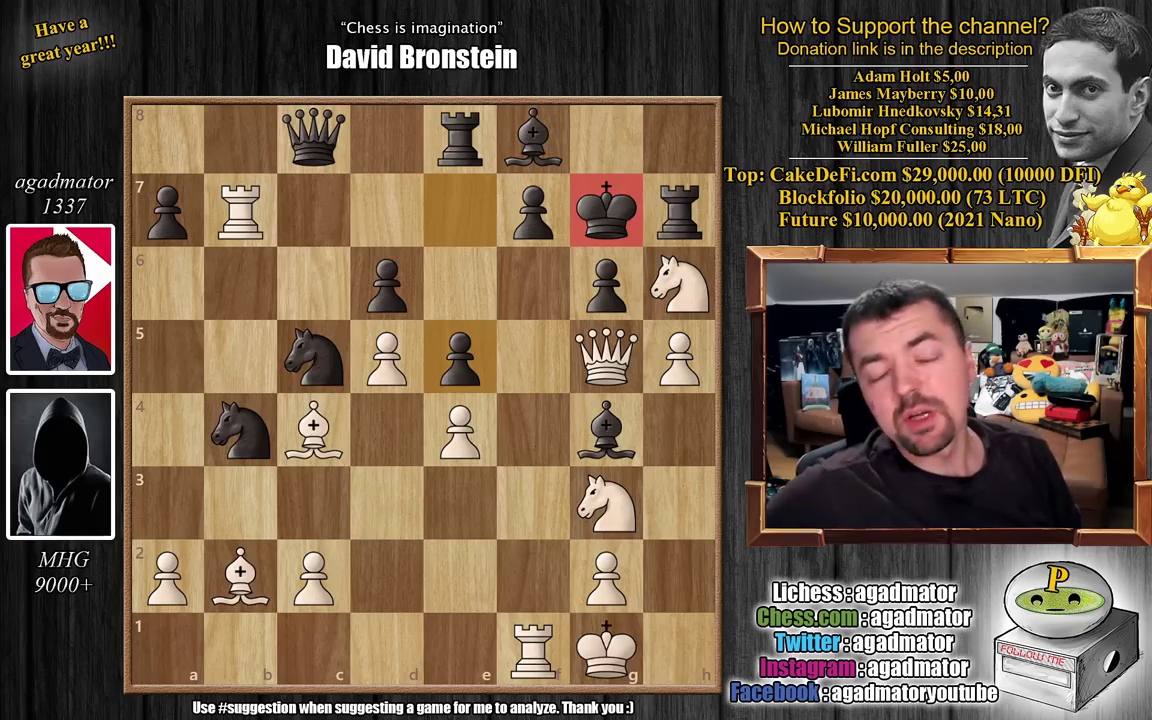
#> input picture video-processing/tests/test_images/agadmator_1.png, 1152 x 720 px
$ jupyter execute --allow-errors chessboard_locating_algo.ipynb
#> lines starting #> are read from the running program, lines starting #| are printed output that depends on the picture; after the words box and inside, x2 and y2 are one past the last pixel; in counts of white or black regions, pixels touching at a corner belong together
[cell 1]
import cv2 as cv
import numpy as np
from PIL import Image
import IPython
import pandas as pd

[cell 2]
def imshow(img):
    _, ret = cv.imencode('.jpg', img)
    i = IPython.display.Image(data=ret)
    IPython.display.display(i)

[cell 3]
example_image = Image.open('./tests/test_images/agadmator_1.png')
#> example_image is the input picture: PIL image 1152x720 RGB; mean R, G, B 112.2, 93.4, 74.7
display(example_image)

[cell 4]
def gen_kernel(n):
    template = np.zeros((n, n), dtype=np.uint8)
    half_n = n // 2
    template[:half_n, :half_n] = 255
    template[half_n:, half_n:] = 255
    return template

[cell 5]
k_size = 12
kernel = gen_kernel(k_size)
img = np.array(example_image.convert('L'), dtype=np.uint8)
match_result = np.abs(cv.matchTemplate(img, kernel, cv.TM_CCOEFF_NORMED))
_, match_result = cv.threshold(match_result, .85, 1, cv.THRESH_BINARY)
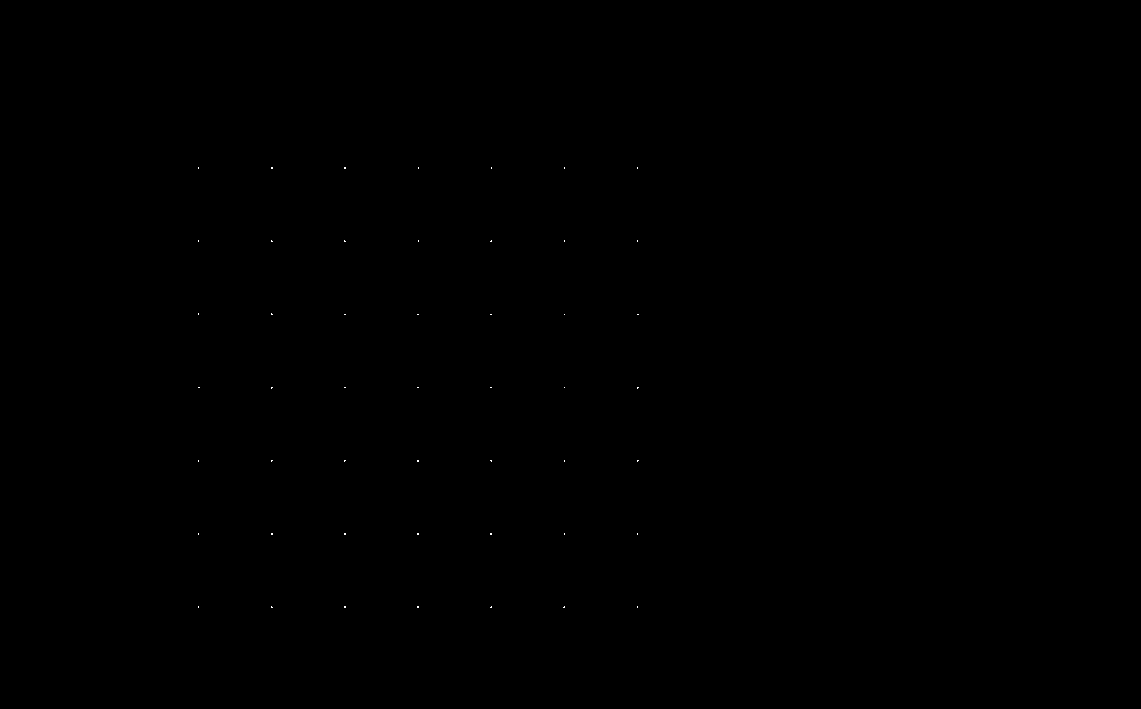
#> match_result: shape (709, 1141) float32; values 0 (black) and 1 (white), 0.02% white in thin lines or dots, all inside (x1, y1, x2, y2) = (198, 167, 639, 608)
#> (the rest of this cell did not finish here and is left out)

#> in imshow, `_, ret = cv.imencode('.jpg', img)`: ret = 13428 values, max 255 at index 0, min 0 at index 4, mean 107.1

[cell 6]
match_result.max()
#> Out = 1

[cell 7]
contours, hierarchy = cv.findContours(match_result.astype(np.uint8), cv.RETR_TREE, cv.CHAIN_APPROX_NONE)
#> contours = 49 contours, all with area under 20

[cell 8]
contoured_img = np.asarray(example_image).copy()
contoured_img = cv.cvtColor(contoured_img, cv.COLOR_RGB2BGR)
cv.drawContours(contoured_img, contours, -1, (0, 0, 255), 3)
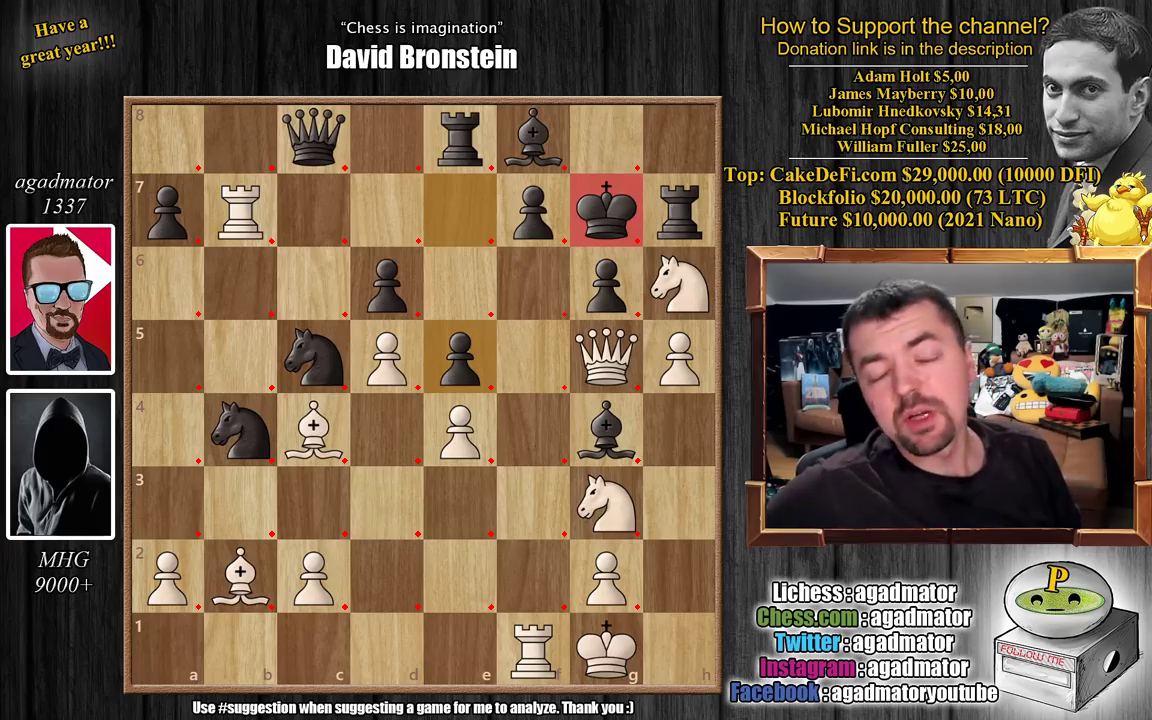
#> contoured_img: shape (720, 1152, 3); mean B, G, R 74.6, 93.3, 112.3
#> (the rest of this cell did not finish here and is left out)

[cell 9]
def centerOfContour(contour):
    try:
        M = cv.moments(contour)
        cX = int(M["m10"] / M["m00"])
        cY = int(M["m01"] / M["m00"])
        return np.asarray([cX, cY], dtype=np.float32)
    except ZeroDivisionError:
        return np.mean(contour[:, 0, :], axis=0)

[cell 10]
centers = np.array([centerOfContour(c) for c in contours])
#> centers = 49 pairs, first value 198 to 637.5, second value 167 to 606.5
centers += np.array([k_size//2, k_size//2])
#> centers = 49 pairs, first value 204 to 643.5, second value 173 to 612.5

[cell 11]
inner_corners_img = np.asarray(example_image).copy()
inner_corners_img = cv.cvtColor(inner_corners_img, cv.COLOR_RGB2BGR)
for c in centers:
    cv.circle(inner_corners_img, np.rint(c).astype(np.int32), 2, (0, 0, 255), -1)
#> this loop made 49 passes
#> c on passes 1 to 8: [643, 612.5], [569, 612], [496, 612], [423, 612], [350, 612], [277, 612], [204, 612.5], [643, 539.5]
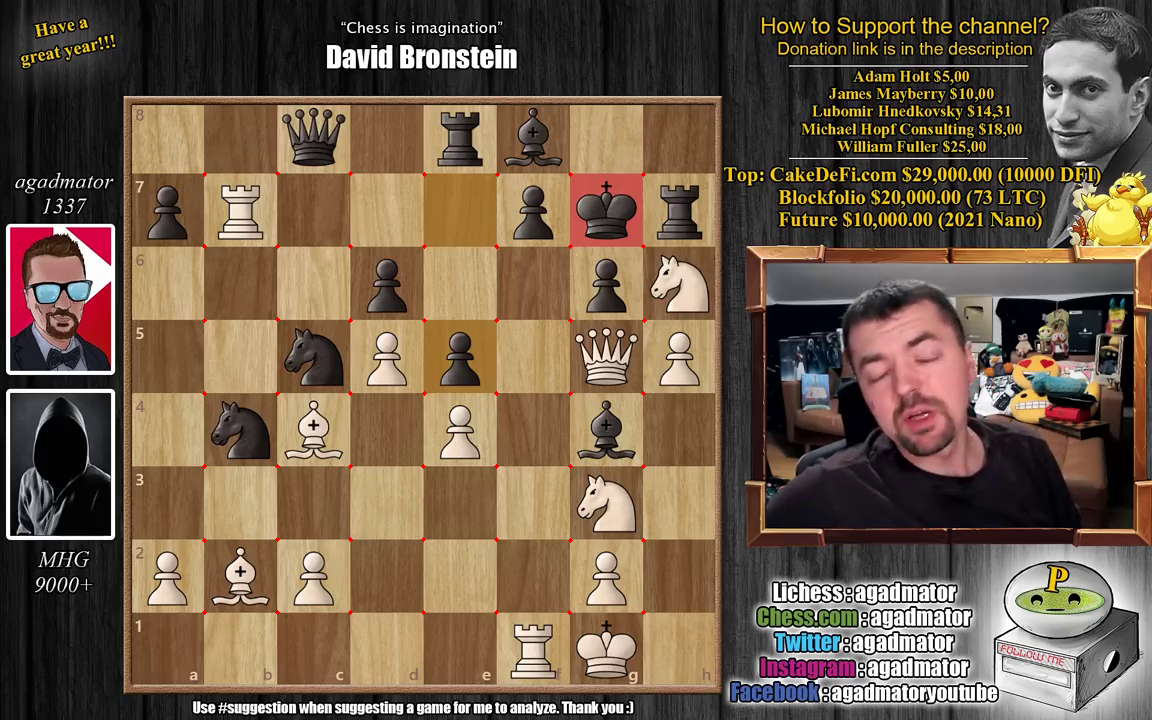
#> inner_corners_img: shape (720, 1152, 3); mean B, G, R 74.6, 93.3, 112.3
#> (the rest of this cell did not finish here and is left out)

[cell 12]
def centers_to_cb_corners(centers):
    centers_df = pd.DataFrame(centers, columns=['x', 'y']).round().astype(np.int32)
#> centers_df = table of 49 rows and 2 columns
    value_counts_x = centers_df.x.value_counts()
    value_counts_y = centers_df.y.value_counts()

    columns = value_counts_x[value_counts_x > 2]
    rows = value_counts_y[value_counts_y > 2]

    l_col, r_col = columns.index.to_series().apply(['min', 'max'])
#> l_col = 204; r_col = 643
    t_row, b_row = rows.index.to_series().apply(['min', 'max'])
#> t_row = 174; b_row = 612

    inner_width = r_col - l_col
#> inner_width = 439
    inner_height = b_row - t_row
#> inner_height = 438
    square_width = inner_width / 6
#> square_width = 73.17
    square_height = inner_height / 6
#> square_height = 73
    l_col -= square_width
#> l_col = 130.8
    r_col += square_width
#> r_col = 716.2
    t_row -= square_height
#> t_row = 101
    b_row += square_width
#> b_row = 685.2
    return (np.array([l_col, t_row], dtype=np.int32), np.array([r_col, b_row], dtype=np.int32))

[cell 13]
centers_to_cb_corners(centers)
#> Out = ([130, 101], [716, 685])

[cell 14]
centers_df = pd.DataFrame(centers, columns=['x', 'y'])
#> centers_df = table of 49 rows and 2 columns
value_counts = centers_df.x.round().astype(np.int32).value_counts()
value_counts[value_counts > 2].index

[cell 15]
tl, br = centers_to_cb_corners(centers)
#> tl = [130, 101]; br = [716, 685]
tl, br
#> Out = ([130, 101], [716, 685])

[cell 16]
cb_outline_img = np.asarray(example_image).copy()
cb_outline_img = cv.cvtColor(cb_outline_img, cv.COLOR_RGB2BGR)
cv.rectangle(cb_outline_img, tl, br, (0, 0, 255), 1)
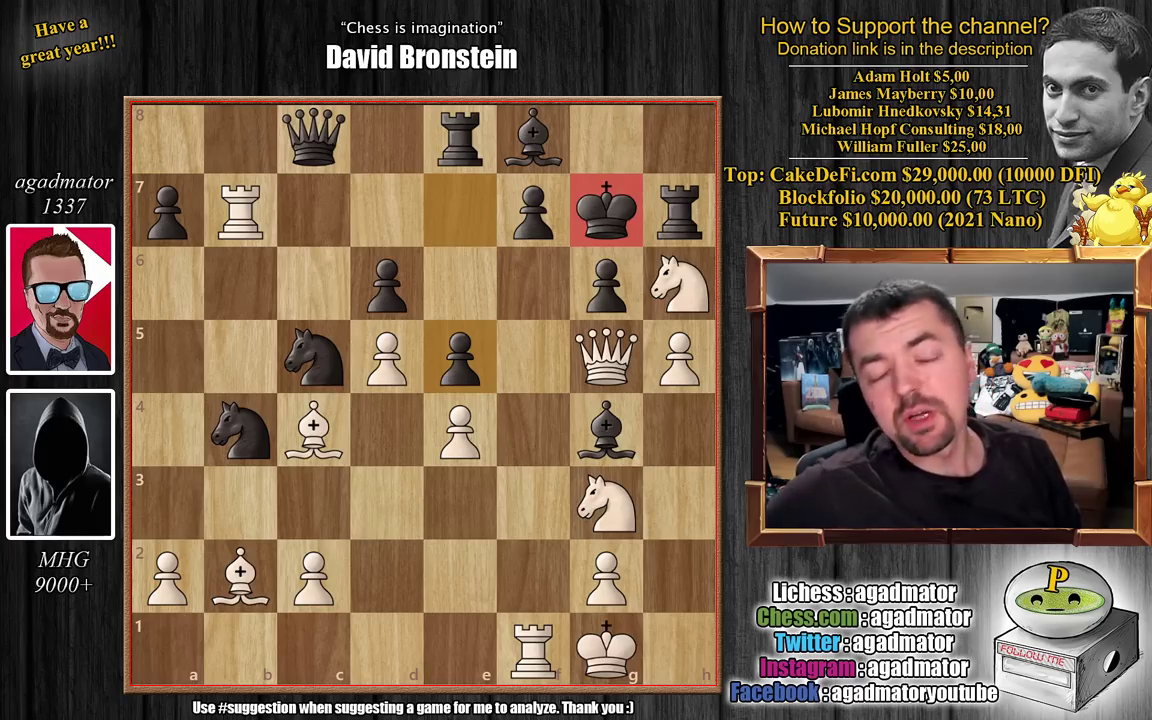
#> cb_outline_img: shape (720, 1152, 3); mean B, G, R 74.4, 93.1, 112.5
#> (the rest of this cell did not finish here and is left out)

$ run again, with video-processing/tests/test_images/gothamchess_1.png copied over video-processing/tests/test_images/agadmator_1.png
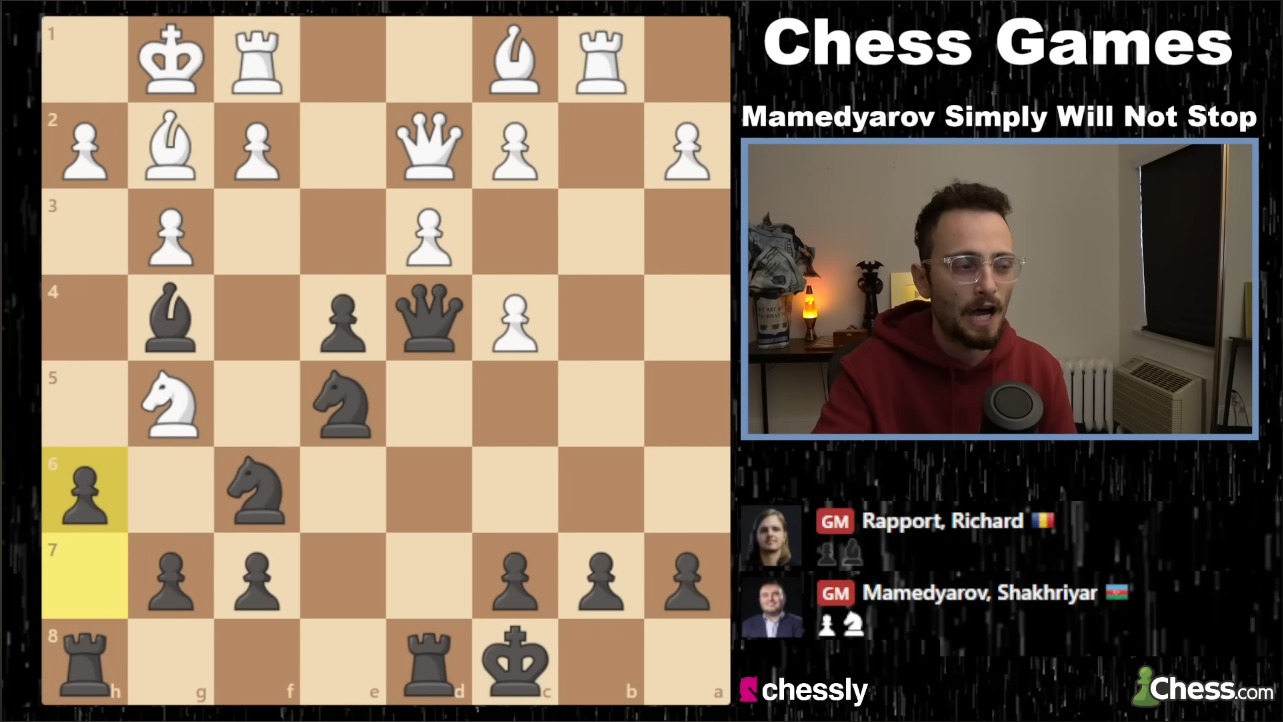
#> input picture video-processing/tests/test_images/gothamchess_1.png, 1283 x 722 px
#> example_image is the input picture: PIL image 1283x722 RGB; mean R, G, B 127.6, 110.4, 91.4
#> ret = 13965 values, max 255 at index 0, min 0 at index 4, mean 112.2
#> `match_result.max()`: Out = 1
#> contours = 47 contours, all with area under 20
#> `centers = np.array([centerOfContour(c) for c in contours])`: centers = 47 pairs, first value 121 to 638, second value 96 to 612
#> `centers += np.array([k_size//2, k_size//2])`: centers = 47 pairs, first value 127 to 644, second value 102 to 618
#> the loop `for c in centers:` made 47 passes
#> c on passes 1 to 8: [644, 618], [558, 618], [472, 618], [386, 618], [300, 618], [214, 618], [128, 618], [644, 532]
#> after the loop `for c in centers:`:
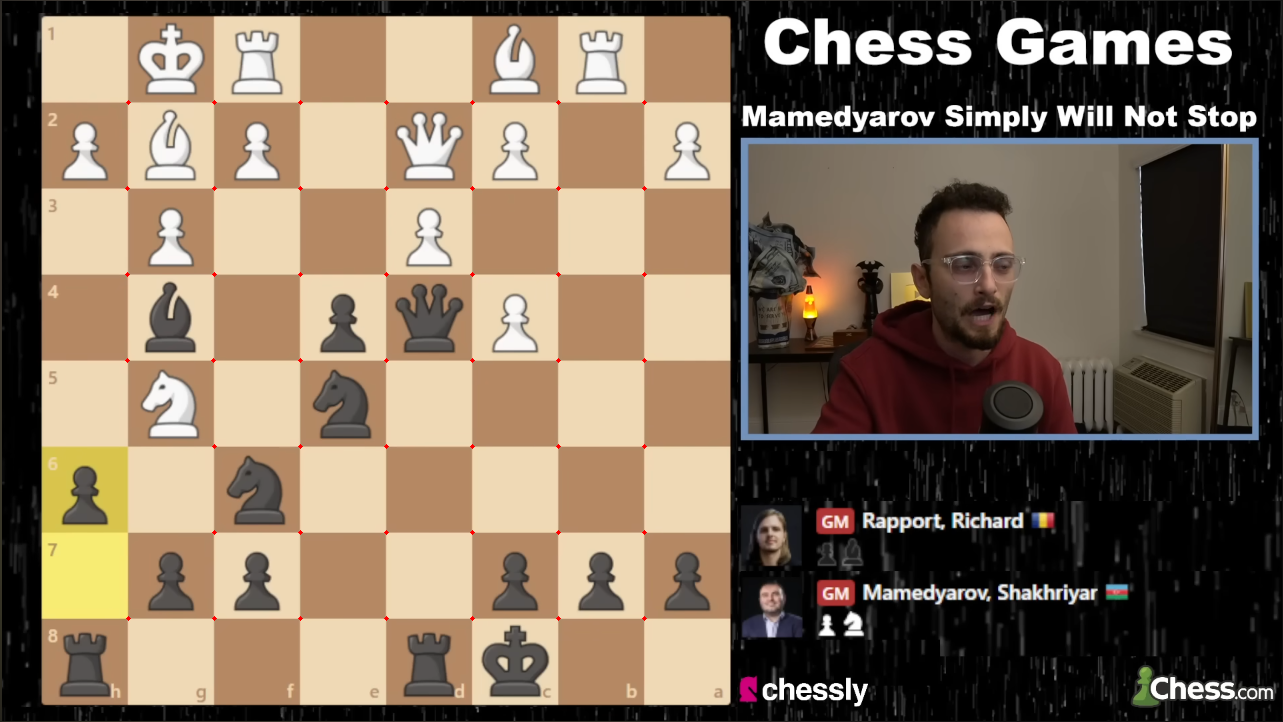
#> inner_corners_img: shape (722, 1283, 3); mean B, G, R 91.3, 110.3, 127.7
#> in centers_to_cb_corners, `centers_df = pd.DataFrame(centers, columns=['x', 'y']).round().astype(..`: centers_df = table of 47 rows and 2 columns
#> in centers_to_cb_corners, `l_col, r_col = columns.index.to_series().apply(['min', 'max'])`: l_col = 127; r_col = 644
#> in centers_to_cb_corners, `t_row, b_row = rows.index.to_series().apply(['min', 'max'])`: t_row = 102; b_row = 618
#> inner_width = 517
#> inner_height = 516
#> square_width = 86.17
#> square_height = 86
#> in centers_to_cb_corners, `l_col -= square_width`: l_col = 40.83
#> in centers_to_cb_corners, `r_col += square_width`: r_col = 730.2
#> in centers_to_cb_corners, `t_row -= square_height`: t_row = 16
#> in centers_to_cb_corners, `b_row += square_width`: b_row = 704.2
#> `centers_to_cb_corners(centers)`: Out = ([40, 16], [730, 704])
#> `centers_df = pd.DataFrame(centers, columns=['x', 'y'])`: centers_df = table of 47 rows and 2 columns
#> tl = [40, 16]; br = [730, 704]
#> `tl, br`: Out = ([40, 16], [730, 704])
#> `cv.rectangle(cb_outline_img, tl, br, (0, 0, 255), 1)`:
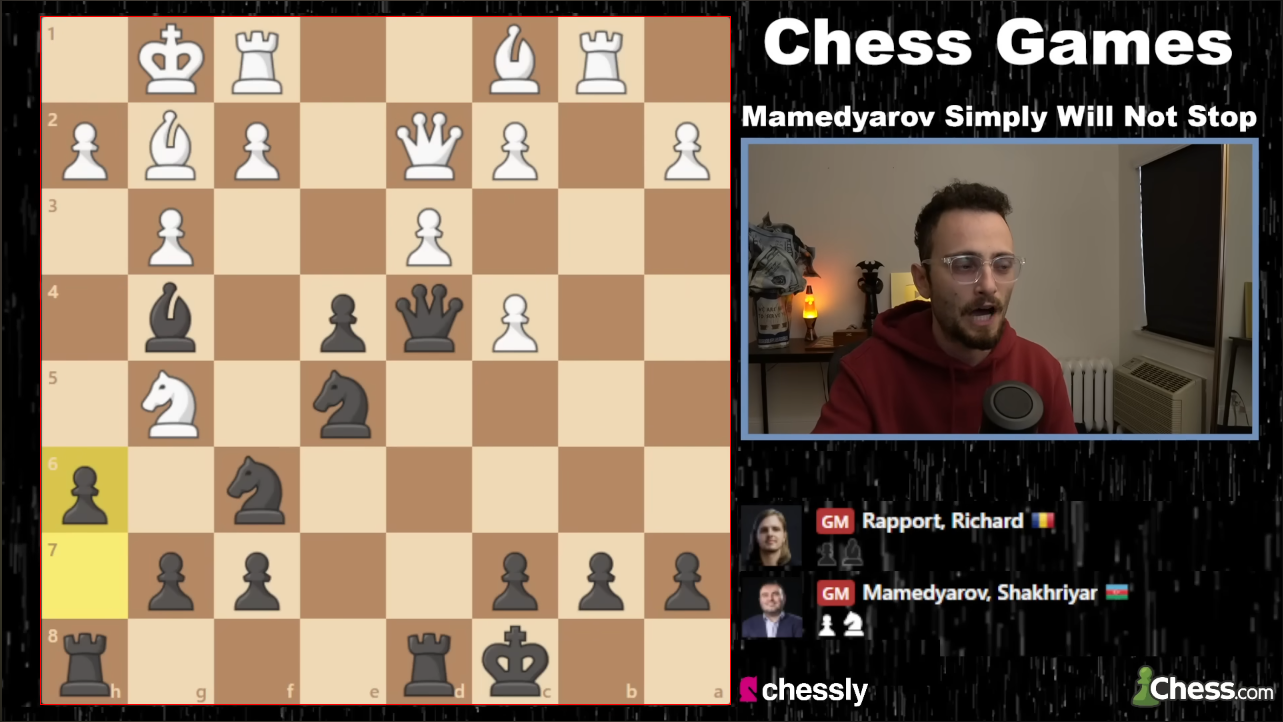
#> cb_outline_img: shape (722, 1283, 3); mean B, G, R 91.2, 110.1, 128.1
